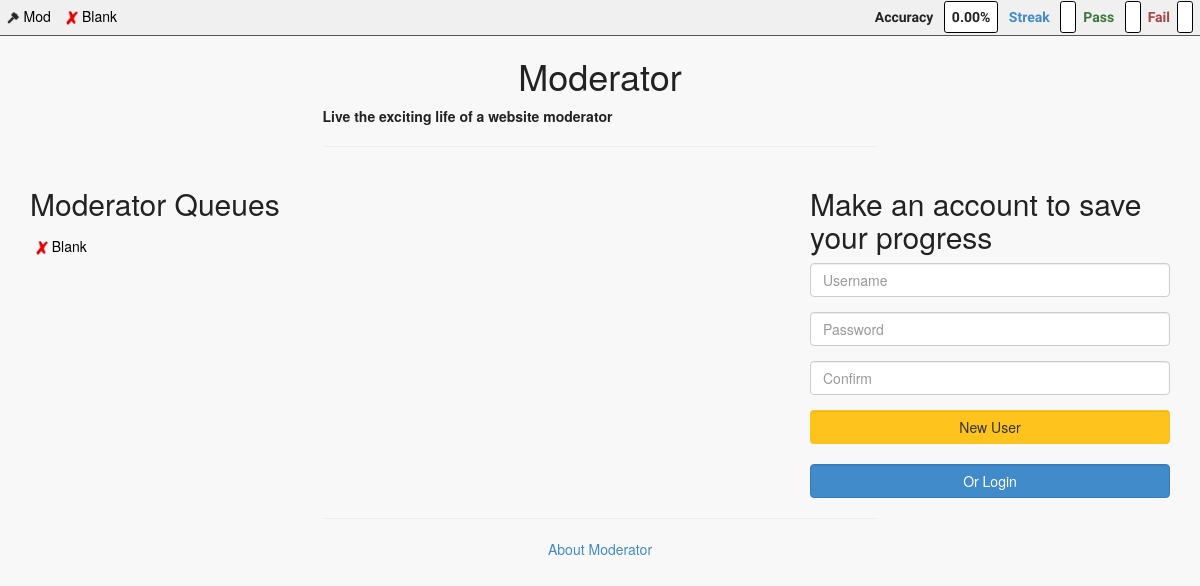
Before: / with the older database file.
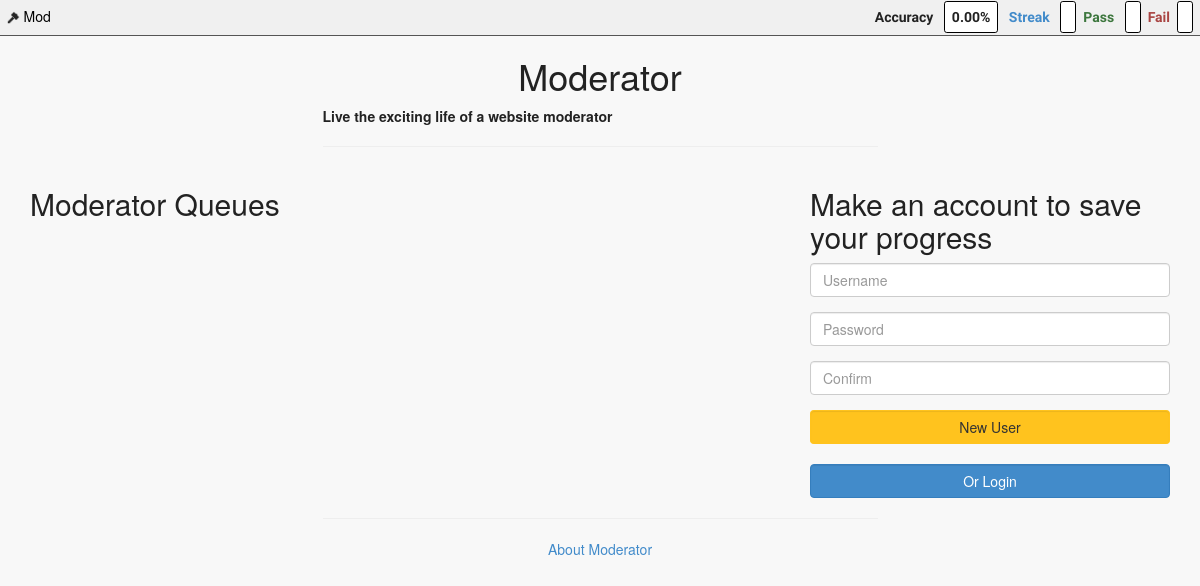
After: the same page with the newer database file.
### tables this page shows
CREATE TABLE IF NOT EXISTS `site` (
  `id` int(10) unsigned NOT NULL AUTO_INCREMENT,
  `slug` varchar(100) NOT NULL,
  `name` varchar(100) NOT NULL,
  `active` int(1) unsigned NOT NULL,
  `accuracy_minimum` int(10) unsigned NOT NULL,
  `anonymous_flag` int(1) NOT NULL,
  `sort` int(10) unsigned NOT NULL,
  `created` timestamp NOT NULL DEFAULT CURRENT_TIMESTAMP,
  PRIMARY KEY (`id`)
);

### application/controllers/Main.php (called while the page is built, shortened)
<?php
class Main extends CI_Controller {
    function __construct()
    {
        $this->load->model('main_model', '', TRUE);
        $this->load->model('user_model', '', TRUE);
        $this->data['active_sites'] = $this->main_model->get_active_sites();
        $this->data['user'] = $this->get_user_by_session();
    }
    public function landing()
    {
        $data = $this->data;
        $data['page_title'] = site_name();
        $this->load->view('templates/header', $data);
        $this->load->view('templates/toolbar', $data);
        $this->load->view('landing', $data);
        $this->load->view('templates/scripts', $data);
        $this->load->view('templates/footer', $data);
    }
    public function get_user_by_session()
    {
        $user_session = $this->session->userdata('user');
        if (empty($user_session)) {
            $sess_array = array(
                'pass' => 0,
                'fail' => 0,
                'streak' => 0,
                'total' => 0,
                'id' => 0,
                'username' => 'Anonymous',
                'logged_in' => false,
            );
            $this->session->set_userdata('user', $sess_array);
            $user_session = $this->session->userdata('user');
        }
        return $user_session;
    }
}

### index.php (called while the page is built, shortened)
<?php
require_once BASEPATH.'core/CodeIgniter.php';

### application/models/Main_model.php (called while the page is built, shortened)
<?php
Class main_model extends CI_Model
{
    function get_active_sites()
    {
        $this->db->select('*');
        $this->db->from('site');
        $this->db->where('active', 1);
        $query = $this->db->get();
        $result = $query->result_array();
        return $result;
    }
}
?>

### application/config/autoload.php (called while the page is built, shortened)
<?php
function site_name() {
    return 'Moderator';
}
function accuracy_calculator($pass, $fail) {
    if (!is_whole_int($pass) || !is_whole_int($fail)) {
        $result = 0;
    }
    return sprintf('%0.2f', $result);
}
function is_whole_int($val) {
    $val = strval($val);
    $val = str_replace('-', '', $val);
    return false;
}

### application/views/templates/toolbar.php (the view)
<nav class="toolbar">
    <a class="toolbar_link" href="<?=base_url()?>">
        <div class="toolbar_site_parent">
            <img class="toolbar_site_icon" src="<?=base_url()?>resources/img/favicon.ico" alt="Moderator"/>
            <span class="toolbar_site_name">Mod</span>
        </div>
    </a>
    <?php foreach ($active_sites as $site) { ?>
    <a class="toolbar_link" href="<?=base_url()?>site/<?php echo $site['slug']; ?>">
        <div class="toolbar_site_parent">
            <img class="toolbar_site_icon" src="<?=base_url()?>resources/img/site_icons/<?php echo $site['slug']; ?>.png" alt="<?php echo $site['name']; ?>"/>
            <span class="toolbar_site_name"><?php echo $site['name']; ?></span>
        </div>
    </a>
    <?php } ?>
    <span id="score_parent" class="pull-right">
        <span id="reputation_parent" class="text-default">
            <span id="reputation_label" class="score_label">Accuracy</span>
            <span id="reputation_value" class="score_value"><?php echo accuracy_calculator($user['account_sum']['pass'], $user['account_sum']['fail']); ?>%</span>
        </span>
        <span id="streak_parent" class="text-primary">
            <span id="streak_label" class="score_label">Streak</span>
            <span id="streak_value" class="score_value"><?php echo $user['account_sum']['streak']; ?></span>
        </span>
        <span id="pass_parent" class="text-success">
            <span id="pass_label" class="score_label">Pass</span>
            <span id="pass_value" class="score_value"><?php echo $user['account_sum']['pass']; ?></span>
        </span>
        <span id="fail_parent" class="text-danger">
            <span id="fail_label" class="score_label">Fail</span>
            <span id="fail_value" class="score_value"><?php echo $user['account_sum']['fail']; ?></span>
        </span>
    </span>
</nav>

### application/views/templates/header.php (shortened to what this page needs)
<!DOCTYPE html>
<html>
  <head>
    <link href="<?=base_url()?>resources/bootstrap/css/bootstrap.min.css" rel="stylesheet" type="text/css">
    <link href="<?=base_url()?>resources/style.css?<?php echo time(); ?>" rel="stylesheet" type="text/css">
  </head>
  <body>

### application/views/landing.php (shortened to what this page needs)
<div class="container">
    <div class="row">
        <div class="col-md-6 col-md-push-3">
            <h1 class="text-center"><?php echo $page_title; ?></h1>
            <strong>Live the exciting life of a website moderator</strong>
            <hr>
        </div>
    </div>
    <div class="row">
        <div class="col-md-8">
            <h2>Moderator Queues</h2>
            <?php foreach ($active_sites as $site) { ?>
            <a class="toolbar_link" href="<?=base_url()?>site/<?php echo $site['slug']; ?>/queue">
                <div class="toolbar_site_parent">
                    <img class="toolbar_site_icon" src="<?=base_url()?>resources/img/site_icons/<?php echo $site['slug']; ?>.png" alt="<?php echo $site['name']; ?>"/>
                    <span class="toolbar_site_name"><?php echo $site['name']; ?></span>
                </div>
            </a>
            <?php } ?>
        </div>
        <div class="col-md-4">
            <?php if ($user['logged_in']) { ?>
            <h2>Welcome back <?php echo $user['username']; ?></h2>
            <a class="btn btn-danger" href="<?=base_url()?>logout">Logout</a>
            <?php } else { ?>
            <h2>Make an account to save your progress</h2>
            <div id="new_user_parent">
                <form action="<?=base_url()?>new_user" method="post">
                    <div class="form-group">
                        <input type="username" class="form-control" id="new_user_input_username" name="username" placeholder="Username">
                    </div>
                    <div class="form-group">
                        <input type="password" class="form-control" id="new_user_input_password" name="password" placeholder="Password">
                    </div>
                    <div class="form-group">
                        <input type="password" class="form-control" id="new_user_input_password_confirm" name="confirm" placeholder="Confirm">
                    </div>
                    <button type="submit" class="btn btn-action form-control">New User</button>
                </form>
            </div>
            <br>
            <div id="show_login" class="btn btn-primary form-control">Or Login</div>
            <?php } ?>
        </div>
    </div>
    <div class="footer row">
        <div class="col-md-6 col-md-push-3 text-center">
            <hr>
            <a href="<?=base_url()?>about">About <?php echo site_name(); ?></a>
        </div>
    </div>
</div>

### application/views/templates/footer.php
  </body>
</html>

### resources/style.css (style rules this page uses)
body { background-color: #f8f8f8; color: #222; }
.toolbar { background-color: #f0f0f0; height: 2.6em; border-bottom: 1px solid #555; }
.toolbar_site_icon { height: 1em; }
.toolbar_site_name { color: #000; }
.toolbar_site_parent { display: inline-block; padding: 0.3em; margin: 0.1em; transition: background-color 0.5s; border-radius: 0.2em; }
#score_parent { margin-top: 0.5em; font-weight: bold; font-family: 'Play', sans-serif; }
.score_value { margin: 0.5em; padding: 0.5em; background-color: #fff; border: 1px solid #000; border-radius: 0.2em; }
.btn-action { background-color: hsl(44, 100%, 56%) !important; background-repeat: repeat-x; filter: progid:DXImageTransform.Microsoft.gradient(startColorstr="#ffc31e", endColorstr="#ffc31e"); background-image: -khtml-gradient(linear, left top, left bottom, from(#ffc31e), to(#ffc31e)); background-image: -moz-linear-gradient(top, #ffc31e, #ffc31e); background-image: -ms-linear-gradient(top, #ffc31e, #ffc31e); background-image: -webkit-gradient(linear, left top, left bottom, color-stop(0%, #ffc31e), color-stop(100%, #ffc31e)); background-image: -webkit-linear-gradient(top, #ffc31e, #ffc31e); background-image: -o-linear-gradient(top, #ffc31e, #ffc31e); background-image: linear-gradient(#ffc31e, #ffc31e); border-color: #ffc31e #ffc31e hsl(44, 100%, 56%); color: #333 !important; text-shadow: 0 1px 1px rgba(255, 255, 255, 0.00); -webkit-font-smoothing: antialiased; }

Changed rows visible on the page:
removed site: slug (placeholder picture), name "Blank"
